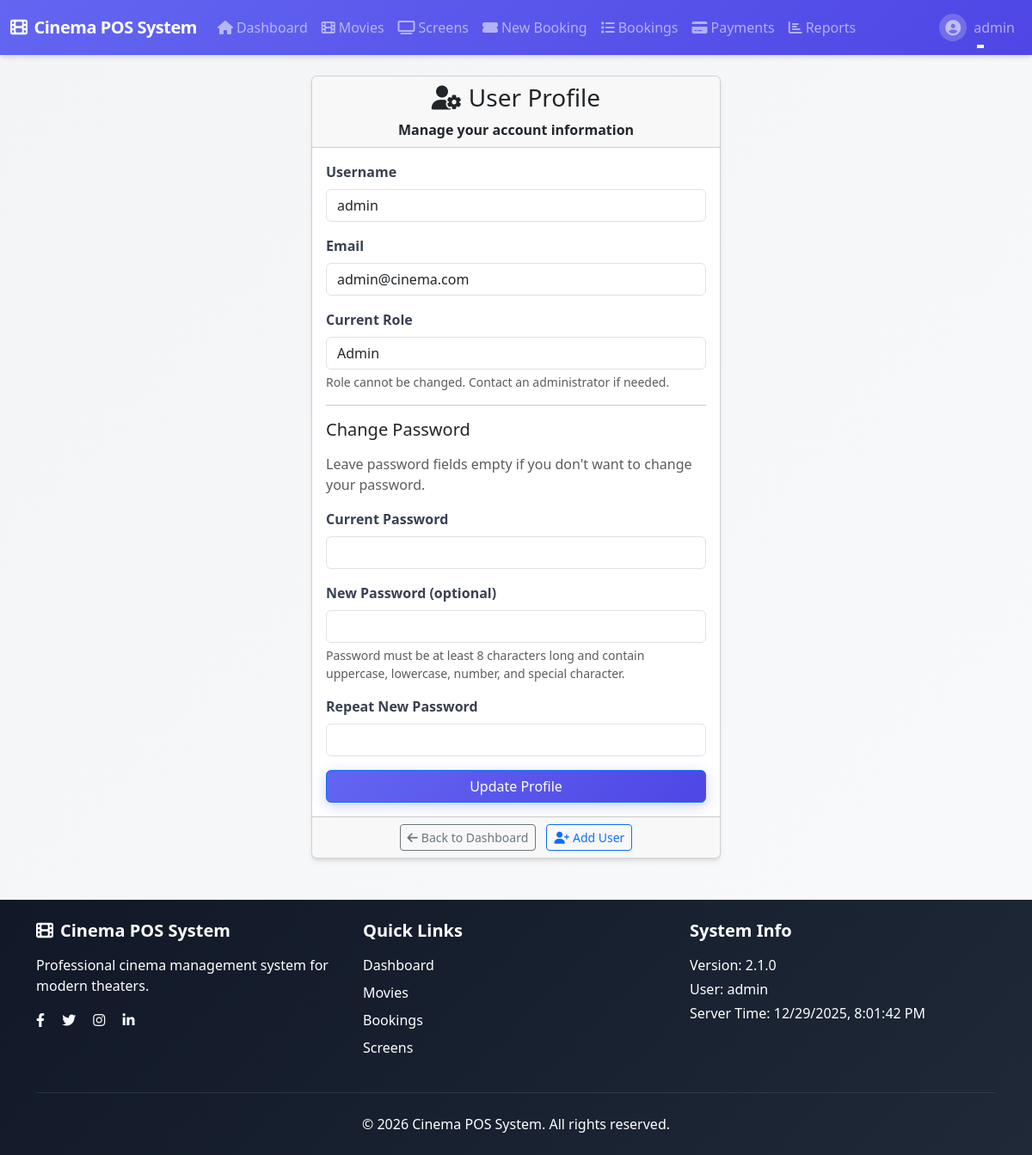
/auth/profile (signed in), run on the app's committed database.
### app/auth/models.py (models this page shows, shortened)
class User(UserMixin, db.Model):
    id = db.Column(db.Integer, primary_key=True)
    username = db.Column(db.String(64), index=True, unique=True, nullable=False,
                       comment="Unique username for login")
    email = db.Column(db.String(120), index=True, unique=True, nullable=False,
                      comment="Unique email address")
    password_hash = db.Column(db.String(128), nullable=False,
                            comment="Hashed password")
    role = db.Column(db.Enum('admin', 'cashier', name='user_roles'), default='cashier', nullable=False,
                    comment="Primary user role for permissions (for shared accounts, this is the default role)")
    assigned_roles = db.Column(db.Text, nullable=True,
                             comment="JSON array of assigned roles for shared accounts (e.g., ['admin', 'cashier'])")
    is_shared_account = db.Column(db.Boolean, default=False, nullable=False,
                                comment="Whether this is a shared account that can be used by multiple roles")
    last_login = db.Column(db.DateTime, default=None,
                         comment="Timestamp of last login")
    is_active = db.Column(db.Boolean, default=True, nullable=False,
                        comment="Whether user account is active")
    created_at = db.Column(db.DateTime, default=datetime.utcnow, nullable=False,
                          comment="Account creation timestamp")
    created_by = db.Column(db.Integer, db.ForeignKey('user.id'), default=None,
                         comment="ID of user who created this account")
    updated_at = db.Column(db.DateTime, default=datetime.utcnow, onupdate=datetime.utcnow,
                          comment="Last update timestamp")
    updated_by = db.Column(db.Integer, db.ForeignKey('user.id'), default=None,
                         comment="ID of user who last updated this account")
    bookings = db.relationship('Booking', backref='user', lazy=True)
    __table_args__ = (
        db.CheckConstraint('length(username) >= 3', name='check_username_length'),
        db.CheckConstraint('length(email) >= 5', name='check_email_length'),
        db.CheckConstraint("email ~* '^[A-Za-z0-9._%+-]+@[A-Za-z0-9.-]+\\.[A-Za-z]{2,}$'", name='check_email_format'),
        db.CheckConstraint("username ~* '^[a-zA-Z0-9_]+$'", name='check_username_format'),
        db.CheckConstraint("role IN ('admin', 'cashier')", name='check_role_values'),
        db.Index('idx_user_email_active', 'email', 'is_active'),
        db.Index('idx_user_username_active', 'username', 'is_active'),
    )
    def is_admin(self):
        from flask import session
        current_role = session.get('current_role')
        if current_role:
            return current_role == 'admin'
        return self.role == 'admin'

### app/auth/routes.py (the view, shortened to what this page needs)
@bp.route('/profile', methods=['GET', 'POST'])
@login_required
def profile():
    form = ProfileForm()
    form.username.data = current_user.username
    form.email.data = current_user.email
    return render_template('auth/profile.html', title='Profile', form=form)

### app/auth/forms.py (shortened to what this page needs)
class ProfileForm(FlaskForm):
    username = StringField('Username', validators=[
        DataRequired(message='Username is required'),
        Length(min=3, max=64, message='Username must be between 3 and 64 characters'),
        validate_async_field('username')
    ])
    email = StringField('Email', validators=[
        DataRequired(message='Email is required'),
        Length(min=5, max=64, message='Email must be between 5 and 64 characters'),
        Email(message='Please enter a valid email address'),
        validate_async_field('email')
    ])
    current_password = PasswordField('Current Password', validators=[
        DataRequired(message='Current password is required')
    ])
    new_password = PasswordField('New Password (optional)', validators=[
        Length(min=8, max=128, message='Password must be between 8 and 128 characters')
    ])
    new_password2 = PasswordField('Repeat New Password', validators=[
        EqualTo('new_password', message='Passwords must match')
    ])
    submit = SubmitField('Update Profile')

### app/__init__.py (called while the page is built)
@login_manager.user_loader
def load_user(user_id):
    from app.auth.models import User
    return User.query.get(int(user_id))

### templates/auth/profile.html (shortened to what this page needs)
{% extends "base.html" %}
{% block content %}
<div class="row justify-content-center">
    <div class="col-md-6 col-lg-5">
        <div class="card">
            <div class="card-header text-center">
                <h3><i class="fas fa-user-cog me-2"></i>User Profile</h3>
                <p class="mb-0">Manage your account information</p>
            </div>
            <div class="card-body">
                <form method="POST" action="">
                    <div class="mb-3">
                        {{ form.username.label(class="form-label") }}
                        {{ form.username(class="form-control") }}
                    </div>
                    <div class="mb-3">
                        {{ form.email.label(class="form-label") }}
                        {{ form.email(class="form-control") }}
                    </div>
                    <div class="mb-3">
                        <label class="form-label">Current Role</label>
                        <input type="text" class="form-control" value="{{ current_user.role.title() }}" readonly>
                        <div class="form-text">Role cannot be changed. Contact an administrator if needed.</div>
                    </div>
                    <hr>
                    <h5 class="mb-3">Change Password</h5>
                    <p class="text-muted mb-3">Leave password fields empty if you don't want to change your password.</p>
                    <div class="mb-3">
                        {{ form.current_password.label(class="form-label") }}
                        {{ form.current_password(class="form-control") }}
                    </div>
                    <div class="mb-3">
                        {{ form.new_password.label(class="form-label") }}
                        {{ form.new_password(class="form-control") }}
                        <div class="form-text">
                            Password must be at least 8 characters long and contain uppercase, lowercase, number, and special character.
                        </div>
                    </div>
                    <div class="mb-3">
                        {{ form.new_password2.label(class="form-label") }}
                        {{ form.new_password2(class="form-control") }}
                    </div>
                    <div class="d-grid">
                        {{ form.submit(class="btn btn-primary") }}
                    </div>
                </form>
            </div>
            <div class="card-footer text-center">
                <a href="{{ url_for('index') }}" class="btn btn-outline-secondary btn-sm">
                    <i class="fas fa-arrow-left me-1"></i>Back to Dashboard
                </a>
                {% if current_user.is_admin() %}
                <a href="{{ url_for('auth.register') }}" class="btn btn-outline-primary btn-sm ms-2">
                    <i class="fas fa-user-plus me-1"></i>Add User
                </a>
                {% endif %}
            </div>
        </div>
    </div>
</div>
{% endblock %}

### templates/base.html (shortened to what this page needs)
<!DOCTYPE html>
<html lang="en">
<head>
    <link rel="stylesheet" href="{{ url_for('static', filename='css/style.css') }}">
    <link href="https://cdn.jsdelivr.net/npm/bootstrap@5.3.0/dist/css/bootstrap.min.css" rel="stylesheet">
    <link rel="stylesheet" href="https://cdnjs.cloudflare.com/ajax/libs/font-awesome/6.4.0/css/all.min.css">
    <link rel="stylesheet" href="https://cdnjs.cloudflare.com/ajax/libs/animate.css/4.1.1/animate.min.css">
</head>
<body>
    <header>
        <nav class="navbar navbar-expand-lg navbar-dark bg-gradient-primary">
            <div class="container-fluid">
                <a class="navbar-brand fw-bold" href="{{ url_for('index') }}">
                    <i class="fas fa-film me-2"></i>{{ app_name }}
                </a>
                <div class="collapse navbar-collapse" id="navbarNav">
                    {% if current_user.is_authenticated %}
                    <ul class="navbar-nav me-auto">
                        <li class="nav-item">
                            <a class="nav-link" href="{{ url_for('index') }}">
                                <i class="fas fa-home me-1"></i>Dashboard
                            </a>
                        </li>
                        <li class="nav-item">
                            <a class="nav-link" href="{{ url_for('movies.index') }}">
                                <i class="fas fa-film me-1"></i>Movies
                            </a>
                        </li>
                        <li class="nav-item">
                            <a class="nav-link" href="{{ url_for('screens.index') }}">
                                <i class="fas fa-tv me-1"></i>Screens
                            </a>
                        </li>
                        <li class="nav-item">
                            <a class="nav-link" href="{{ url_for('bookings.new') }}">
                                <i class="fas fa-ticket-alt me-1"></i>New Booking
                            </a>
                        </li>
                        <li class="nav-item">
                            <a class="nav-link" href="{{ url_for('bookings.index') }}">
                                <i class="fas fa-list me-1"></i>Bookings
                            </a>
                        </li>
                        <li class="nav-item">
                            <a class="nav-link" href="{{ url_for('payments.index') }}">
                                <i class="fas fa-credit-card me-1"></i>Payments
                            </a>
                        </li>
                        {% if current_user.role == 'admin' %}
                        <li class="nav-item">
                            <a class="nav-link" href="{{ url_for('reports.index') }}">
                                <i class="fas fa-chart-bar me-1"></i>Reports
                            </a>
                        </li>
                        {% endif %}
                    </ul>
                    {% endif %}
                    <ul class="navbar-nav">
                        {% if current_user.is_authenticated %}
                        <li class="nav-item dropdown">
                            <a class="nav-link dropdown-toggle d-flex align-items-center" href="#" id="navbarDropdown" role="button" data-bs-toggle="dropdown">
                                <div class="user-avatar me-2">
                                    <i class="fas fa-user-circle"></i>
                                </div>
                                {{ current_user.username }}
                            </a>
                        </li>
                        {% else %}
                        <li class="nav-item">
                            <a class="nav-link" href="{{ url_for('auth.login') }}">Login</a>
                        </li>
                        {% endif %}
                    </ul>
                </div>
            </div>
        </nav>
    </header>
    <main class="container-fluid mt-4">
        {% block content %}{% endblock %}
    </main>
    {% include 'validation/feedback.html' %}
    <footer class="bg-dark text-light mt-5">
        <div class="container py-4">
            <div class="row">
                <div class="col-md-4 mb-4 mb-md-0">
                    <h5 class="mb-3"><i class="fas fa-film me-2"></i>{{ app_name }}</h5>
                    <p class="text-white">Professional cinema management system for modern theaters.</p>
                    <div class="social-links">
                        <a href="#" class="text-light me-3"><i class="fab fa-facebook-f"></i></a>
                        <a href="#" class="text-light me-3"><i class="fab fa-twitter"></i></a>
                        <a href="#" class="text-light me-3"><i class="fab fa-instagram"></i></a>
                        <a href="#" class="text-light"><i class="fab fa-linkedin-in"></i></a>
                    </div>
                </div>
                <div class="col-md-4 mb-4 mb-md-0">
                    <h5 class="mb-3">Quick Links</h5>
                    <ul class="list-unstyled">
                        <li class="mb-2"><a href="{{ url_for('index') }}" class="text-white text-decoration-none">Dashboard</a></li>
                        <li class="mb-2"><a href="{{ url_for('movies.index') }}" class="text-white text-decoration-none">Movies</a></li>
                        <li class="mb-2"><a href="{{ url_for('bookings.new') }}" class="text-white text-decoration-none">Bookings</a></li>
                        <li class="mb-2"><a href="{{ url_for('screens.index') }}" class="text-white text-decoration-none">Screens</a></li>
                    </ul>
                </div>
                <div class="col-md-4">
                    <h5 class="mb-3">System Info</h5>
                    <p class="text-white mb-1">Version: {{ version }}</p>
                    <p class="text-white mb-1">User: {% if current_user.is_authenticated %}{{ current_user.username }}{% else %}Guest{% endif %}</p>
                    <p class="text-white mb-0">Server Time: <span id="serverTime"></span></p>
                </div>
            </div>
            <hr class="border-secondary my-4">
            <div class="text-center">
                <p class="mb-0 text-white">&copy; 2026 {{ app_name }}. All rights reserved.</p>
            </div>
        </div>
    </footer>
</body>
</html>

### data on the page
User: username "admin", email "admin@cinema.com", role "Admin"

### other printed values
{{ app_name }} "Cinema POS System"
{{ version }} "2.1.0"
